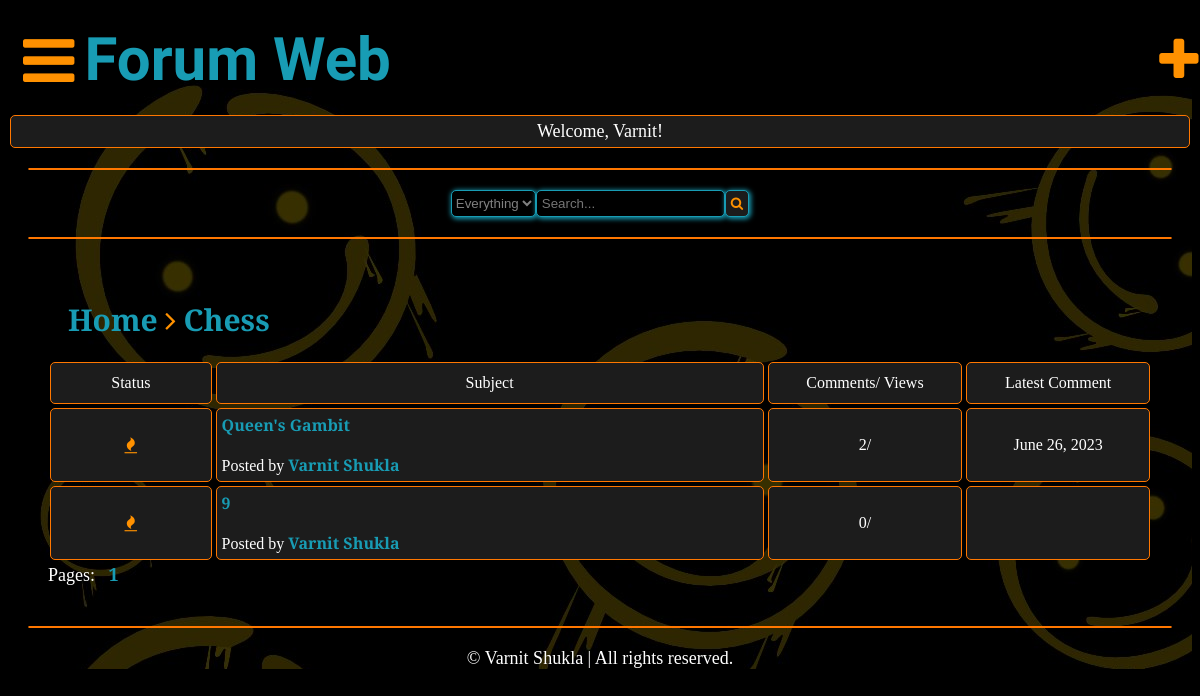
The app's page /posts/chess/ (signed in) with its own data.
### members/models.py (models this page shows, shortened)
class Category(models.Model):
    title = models.CharField(max_length=50)
    slug = models.SlugField(max_length=400, unique=True, blank=True)
    description = models.TextField(default="Description")
    class Meta:
        verbose_name_plural = "Categories"
    def __str__(self):
        return self.title

class Post(models.Model):
    title = models.CharField(max_length=200)
    slug = models.SlugField(max_length=400, unique=True, blank=True)
    user = models.ForeignKey(Author, on_delete=models.CASCADE)
    content = models.TextField()
    categories = models.ManyToManyField(Category)
    date = models.DateTimeField(auto_now_add=True)
    hitcount_generic = GenericRelation(HitCount, object_id_field='object_pk', related_query_name='hit_count_generic_relation')
    tags = TaggableManager()
    comments = models.ManyToManyField(Comment, blank=True)
    approved = models.BooleanField(default=False)
    def get_url(self):
        return reverse("details", kwargs={"slug": self.slug})
    @property
    def num_comments(self):
        ans = 0
        for comment in self.comments.all():
            ans += comment.num_reply()
            ans += 1
        return ans
    @property
    def last_reply(self):
        return self.comments.latest("date")

class Author(models.Model):
    user = models.ForeignKey(User, on_delete=models.CASCADE)
    fullname = models.CharField(max_length=40, blank=True, null=True)
    slug = models.SlugField(max_length=400, unique=True, blank=True)
    bio = models.TextField(blank=True, null=True)
    points = models.IntegerField(default=0)
    profile_pic = ResizedImageField(size=[50, 80], quality=100, upload_to="authors", default= None, null=True)

class Comment(models.Model):
    user = models.ForeignKey(Author, on_delete=models.CASCADE)
    content = models.TextField()
    date = models.DateTimeField(auto_now_add=True)
    replies = models.ManyToManyField(Reply, blank=True)
    def num_reply(self):
        return self.replies.count()

### members/views.py (the view)
# urls.py: path("posts/<slug>/", posts, name="posts"),
def posts(request, slug):
    category = get_object_or_404(Category, slug=slug)
    posts = Post.objects.filter(approved=True, categories=category)
    paginator = Paginator(posts, 5)
    page = request.GET.get("page")
    try:
        posts = paginator.page(page)
    except PageNotAnInteger:
        posts = paginator.page(1)
    except EmptyPage:
        posts = paginator.page(paginator.num_pages)
    context = {
        "posts": posts,
        "category": category,
        "title" : category.title,
    }
    return render(request, "posts.html", context)

### templates/posts.html (shortened to what this page needs)
{% extends 'base.html' %}
{% load hitcount_tags %}
{% block content %}
{% if user.is_authenticated %}
<form action="{% url 'searchresult_posts' %}" role="form" method="GET">
    <div class="searchbox">
            <select name="dropdown_posts" id="dropdown_posts">
                <option value="Everything">Everything</option>
            </select>
            <input type="text" name="searchquery_posts" id="searchquery_posts" placeholder="Search...">
            <button type="submit" name="search_posts" id="search_posts"><i class="fa fa-search"></i></button>
    </div>
</form>
<div class="separator"></div>
    <div class="container">
        <div class="path">
            <a href="{% url 'home' %}">Home</a>
            <i class="fa fa-angle-right"></i>
            <a href="#">{{category}}</a>
        </div>
        <div class="poststable">
            <div class="tablehead">
                <div class="status">Status</div>
                <div class="subjects">Subject</div>
                <div class="replies">Comments/ Views</div>
                <div class="lastpost">Latest Comment</div>
            </div>
            {% for post in posts %}
            <div class="tablerow">
                <div class="status"><i class="fa fa-fire"></i></div>
                <div class="subjects"><a href="{{post.get_url}}">{{post.title}}</a>
                    <br><br><span>Posted by&nbsp;<a href="#">{{post.user.fullname|title}}</a></span>
                </div>
                <div class="replies">{{post.num_comments}}/{% get_hit_count for post %}</div>
                <div class="lastpost">{{post.last_reply.date|date}}</div>
            </div>
            {% endfor %}
        </div>
        <div class="pagination">
            Pages: &nbsp;&nbsp;{% for num_page in posts.paginator.page_range %}<a href="?page={{num_page}}">{{num_page}}</a>&nbsp;&nbsp;{% endfor %}
        </div>
    </div>
    {% else %}
<br><br><br><br>
<h1 style="color:rgb(24, 156, 180); text-align: center;"> You are not logged in! </h1>
<br><br><br><br>
{% endif %}
    {% endblock content %}

### templates/base.html (shortened to what this page needs)
{% load static %}
<!DOCTYPE html>
<html lang="en">
<head>
    <link rel="stylesheet" href="{% static 'style.css' %}">
    <link rel="stylesheet" href="https://cdnjs.cloudflare.com/ajax/libs/font-awesome/4.7.0/css/font-awesome.min.css">
</head>
<body>
    <header>
        <div class="navbar">
            <a href="#" class="baricon" id="baricon" onclick="hideBar()"><i class="fa fa-bars"></i></a>
            <div class="logo">
                <a href="{% url 'home' %}">Forum Web</a>
            </div>
            {% if user.is_authenticated %}
            <div class="newpost">
            <a href="{% url 'post_creation' %}"><i class="fa fa-plus"></i></a>
            </div>
        </div>
        <div class="user">
            Welcome, {{user.username}}!
        </div>
            {% else %}
        </div>
        {% endif %}
    </header>
    <div class="separator"></div>
    {% block content %}
    {% endblock content %}
    <div class="separator"></div>
    <footer>
        <span class="footer">© Varnit Shukla | All rights reserved.</span>
    </footer>
</body>
</html>

### static/style.css (style rules this page uses)
html { background-color: black; color: rgb(255, 255, 255); font-family: 'Slabo 27px', serif; font-size: 18px; }
a { color: rgb(24, 156, 180); text-decoration: none; font-weight: bolder; }
i { color: rgb(255, 145, 0); }
body { background-image: url("bgimg.jpg"); }
.container { margin: 20px; padding: 20px; }
.separator { border: 1px solid rgb(255, 119, 0); border-radius: 5px; margin: 20px; }
.navbar { display: flex; align-items: center; padding: 10px; margin: 5px; }
.baricon { font-size: 60px; display: inline-block; cursor: pointer; margin-right: 10px; color: rgb(254, 254, 254); }
.logo { font-family: 'Staatliches', cursive; font-size: 60px; }
.searchbox { margin: 20px; display: flex; justify-content: center; }
.searchbox select { border-radius: 5px; background-color: black; border: 1px solid rgb(24, 156, 180); color: gray; box-shadow: 1px 1px 5px 1px rgb(24, 156, 180); }
.searchbox input { border-radius: 5px; background-color: black; color: gray; border: 1px solid rgb(24, 156, 180); padding: 5px; box-shadow: 1px 1px 5px 1px rgb(24, 156, 180); }
.searchbox button { border-radius: 5px; border: 1px solid rgb(24, 156, 180); padding: 5px; background-color: rgb(28, 28, 28); color: rgb(24, 156, 180); box-shadow: 1px 1px 5px 1px rgb(24, 156, 180); }
.footer { margin: 20px; display: flex; justify-content: center; }
.tablehead { display: grid; grid-template-columns: 15% 50% 18% 17%; height: max-content; }
.tablehead .status, .tablehead .replies, .tablehead .subjects, .tablehead .lastpost { background-color: rgb(28, 28, 28); margin: 2px; padding: 5px; border-radius: 5px; display: flex; height: 30px; justify-content: center; align-items: center; font-size: 16px; border-color: rgb(255, 119, 0); border-style: solid; border-width: 1px; }
.tablerow { display: grid; grid-template-columns: 15% 50% 18% 17%; height: max-content; }
.tablerow .status, .tablerow .replies, .tablerow .subjects, .tablerow .lastpost { background-color: rgb(28, 28, 28); font-size: 16px; margin: 2px; padding: 5px; border-radius: 5px; display: flex; justify-content: center; align-items: center; border-color: rgb(255, 119, 0); border-style: solid; border-width: 0.5px; }
.tablerow .subjects { display: block; }
.path { margin: 20px; font-size: 30px; }
.user { flex: 20%; background-color: rgb(28, 28, 28); border-radius: 5px; padding: 5px; margin: 2px; border-color: rgb(255, 119, 0); border-style: solid; border-width: 1px; text-align: center; }
.navbar { display: grid; grid-template-columns: max-content auto 5%; }
.navbar .logo { text-align: left; }
.newpost { font-size: 50px; color: rgb(24, 156, 180); margin-left: 40px; }

### records on screen
Category: title "Chess"
Post: title "Queen's Gambit", user.fullname "Varnit Shukla", num_comments "2", last_reply "June 26, 2023"
Post: title "9", user.fullname "Varnit Shukla", num_comments "0"

### other values on screen
{{ user.username }} "Varnit"
{{ num_page }} "1"
